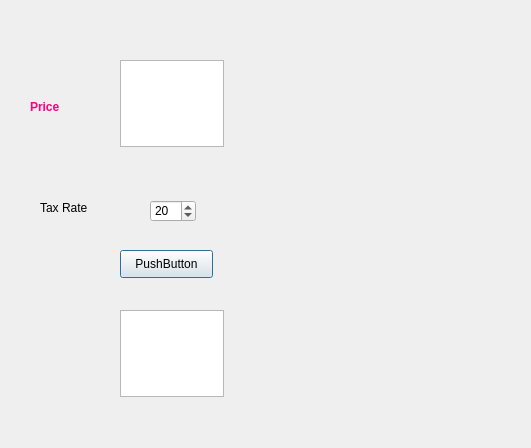
<?xml version="1.0" encoding="UTF-8"?>
<ui version="4.0">
 <class>Dialog</class>
 <widget class="QDialog" name="Dialog">
  <property name="geometry">
   <rect>
    <x>0</x>
    <y>0</y>
    <width>531</width>
    <height>448</height>
   </rect>
  </property>
  <property name="windowTitle">
   <string>Dialog</string>
  </property>
  <widget class="QTextEdit" name="price_box">
   <property name="geometry">
    <rect>
     <x>120</x>
     <y>60</y>
     <width>104</width>
     <height>87</height>
    </rect>
   </property>
  </widget>
  <widget class="QLabel" name="label">
   <property name="geometry">
    <rect>
     <x>30</x>
     <y>100</y>
     <width>72</width>
     <height>15</height>
    </rect>
   </property>
   <property name="text">
    <string>&lt;html&gt;&lt;head/&gt;&lt;body&gt;&lt;p&gt;&lt;span style=&quot; font-weight:600; color:#ff007f;&quot;&gt;Price&lt;/span&gt;&lt;/p&gt;&lt;/body&gt;&lt;/html&gt;</string>
   </property>
   <property name="textFormat">
    <enum>Qt::AutoText</enum>
   </property>
   <property name="scaledContents">
    <bool>false</bool>
   </property>
   <property name="wordWrap">
    <bool>false</bool>
   </property>
   <property name="openExternalLinks">
    <bool>false</bool>
   </property>
  </widget>
  <widget class="QSpinBox" name="tax_rate">
   <property name="geometry">
    <rect>
     <x>150</x>
     <y>200</y>
     <width>46</width>
     <height>22</height>
    </rect>
   </property>
   <property name="value">
    <number>20</number>
   </property>
  </widget>
  <widget class="QLabel" name="label_2">
   <property name="geometry">
    <rect>
     <x>40</x>
     <y>200</y>
     <width>72</width>
     <height>15</height>
    </rect>
   </property>
   <property name="text">
    <string>Tax Rate</string>
   </property>
  </widget>
  <widget class="QPushButton" name="calc_tax_button">
   <property name="geometry">
    <rect>
     <x>120</x>
     <y>250</y>
     <width>93</width>
     <height>28</height>
    </rect>
   </property>
   <property name="text">
    <string>PushButton</string>
   </property>
  </widget>
  <widget class="QTextEdit" name="results_window">
   <property name="geometry">
    <rect>
     <x>120</x>
     <y>310</y>
     <width>104</width>
     <height>87</height>
    </rect>
   </property>
  </widget>
 </widget>
 <resources/>
 <connections/>
</ui>
